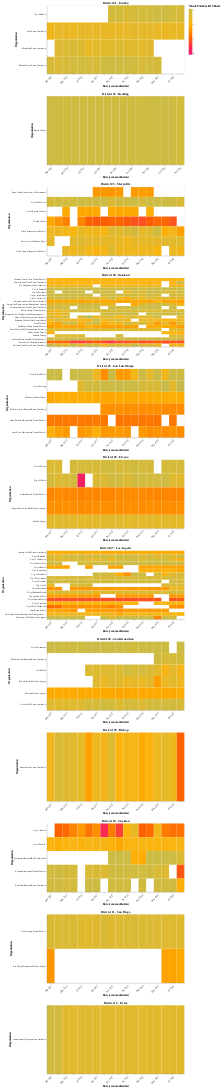

Notebook code for this chart:
### Code cell
charts = []
for district in unique_districts:
    filtered_df = df.loc[df.District == district]
    chart = _aggregate_agency.heatmap(
        filtered_df,
        "Vehicle Positions per Minute",
        color_dict["vp_domain"],
        color_dict["vp_range"],
        3,
    )
    charts.append(chart)
display(
    Markdown(
        f"""<h2 style="border-bottom: 3px solid #000;"><b>{readable_dict["vp_per_min_graph"]["title"]}</b></h2><br>
        {readable_dict["vp_per_min_graph"]["subtitle"]}
            """
    )
)
display(alt.vconcat(*charts))
